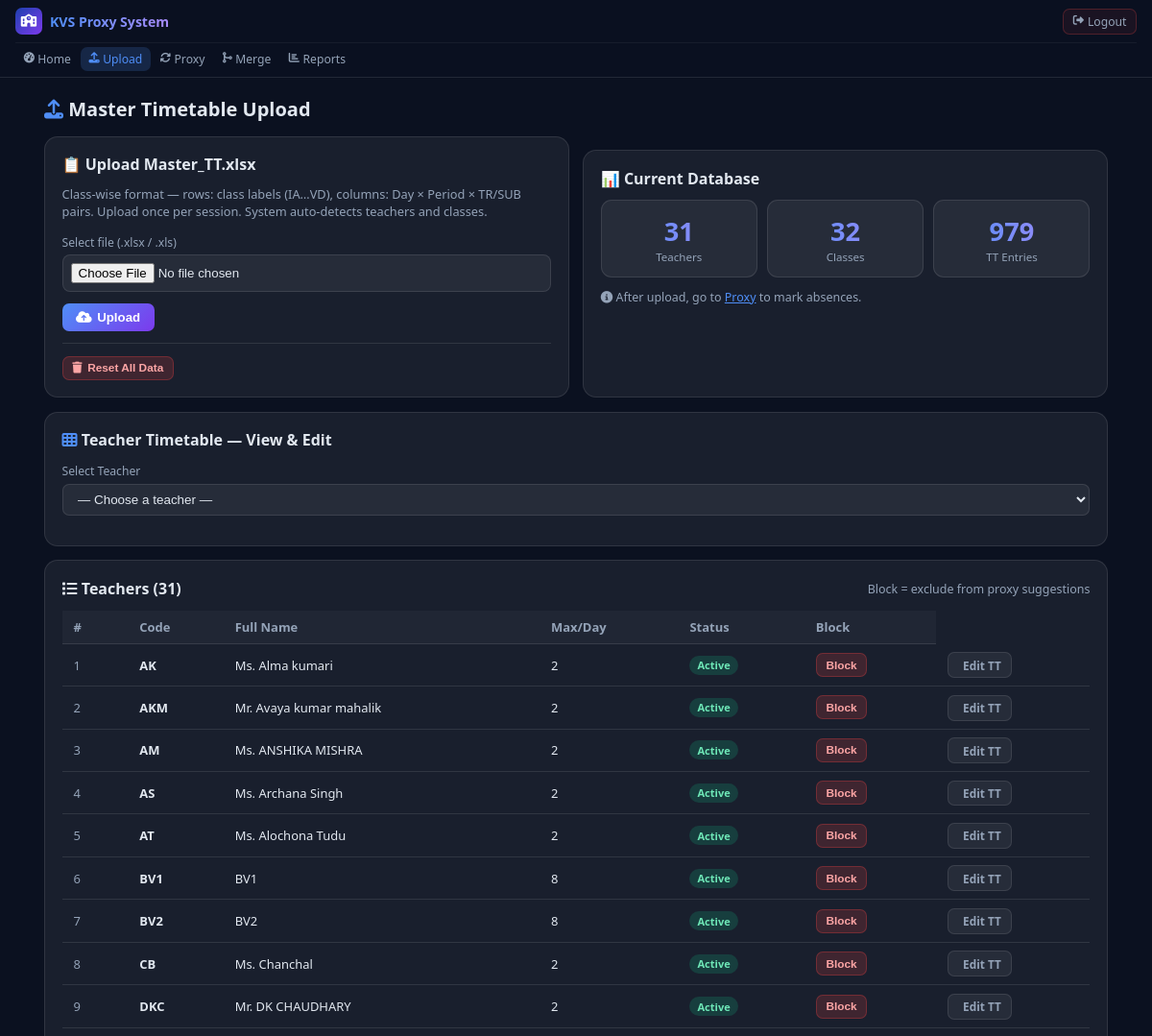
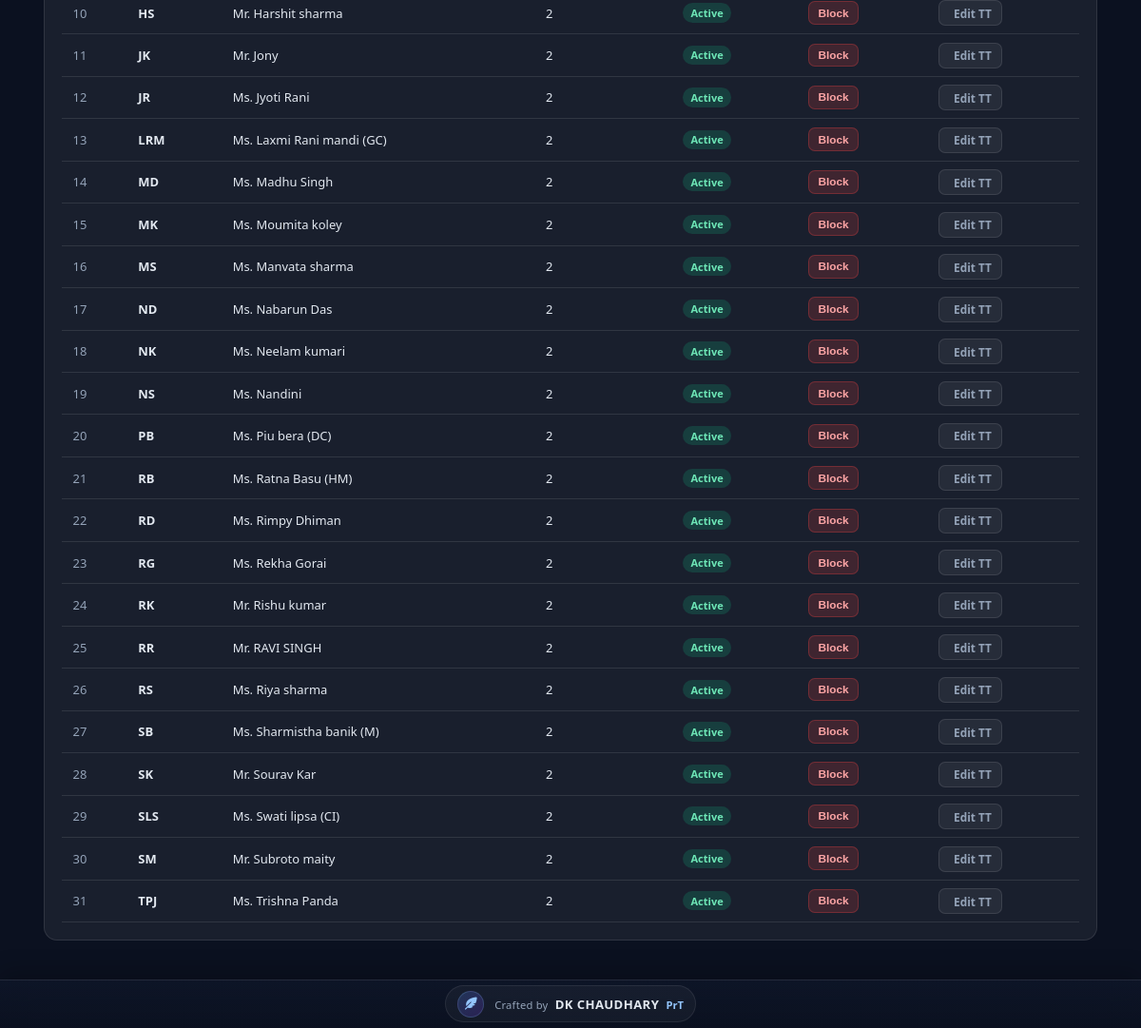
Page /upload (signed in) on the committed database (2 pictures, top to bottom).
### database/models.py (models this page shows, shortened)
class Teacher(db.Model):
    __tablename__ = 'teacher'
    id              = db.Column(db.Integer, primary_key=True)
    name            = db.Column(db.String(100), unique=True, nullable=False)   # short code e.g. 'MS'
    full_name       = db.Column(db.String(150))                                # editable later
    subject         = db.Column(db.String(50))
    level           = db.Column(db.String(20), default='both')                 # lower_primary | upper_primary | both
    status          = db.Column(db.String(20), default='active')               # active | inactive
    max_daily_proxy = db.Column(db.Integer, default=2)
    max_weekly_proxy= db.Column(db.Integer, default=8)
    is_blocked      = db.Column(db.Boolean, default=False)
    absences        = db.relationship('Absence', backref='teacher', lazy='dynamic')
    load_summary    = db.relationship('TeacherLoadSummary', backref='teacher', uselist=False)
    @property
    def display_name(self):
        return self.full_name or self.name

### routes/upload_routes.py (the view, shortened to what this page needs)
@upload_bp.route('/upload', methods=['GET', 'POST'])
def upload():
    teachers    = Teacher.query.order_by(Teacher.name).all()
    tt_count    = Timetable.query.count()
    class_count = Class.query.count()
    return render_template('upload.html',
                           teachers=teachers,
                           tt_count=tt_count,
                           class_count=class_count)

### templates/upload.html (shortened to what this page needs)
{% extends 'base.html' %}
{% block content %}
<h1><i class="fa fa-upload" style="color:var(--accent)"></i> Master Timetable Upload</h1>
<div class="grid-2 gap">
  <div class="card">
    <h2>📋 Upload Master_TT.xlsx</h2>
    <p class="text-muted" style="font-size:.8rem;margin-bottom:.9rem;">
      Class-wise format — rows: class labels (IA…VD), columns: Day × Period × TR/SUB pairs.
      Upload once per session. System auto-detects teachers and classes.
    </p>
    <form method="POST" enctype="multipart/form-data" action="/upload">
      <div class="form-group">
        <label>Select file (.xlsx / .xls)</label>
        <input type="file" name="mastertt_file" accept=".xlsx,.xls"
               style="background:rgba(255,255,255,.06);border:1px solid var(--border);
                      color:var(--text);padding:.5rem;border-radius:8px;width:100%;">
      </div>
      <button class="btn btn-primary" type="submit">
        <i class="fa fa-cloud-arrow-up"></i> Upload
      </button>
    </form>
    <div style="margin-top:.75rem;padding-top:.75rem;border-top:1px solid var(--border);">
      <button class="btn btn-red btn-sm"
              onclick="if(confirm('Delete ALL data and start fresh?')) document.getElementById('reset-form').submit()">
        <i class="fa fa-trash"></i> Reset All Data
      </button>
    </div>
  </div>
  <div class="card">
    <h2>📊 Current Database</h2>
    <div class="stats-row" style="grid-template-columns:repeat(3,1fr);margin-bottom:0;">
      <div class="stat"><div class="num">{{ teachers|length }}</div><div class="lbl">Teachers</div></div>
      <div class="stat"><div class="num">{{ class_count }}</div><div class="lbl">Classes</div></div>
      <div class="stat"><div class="num">{{ tt_count }}</div><div class="lbl">TT Entries</div></div>
    </div>
    <p class="text-muted" style="font-size:.78rem;margin-top:.75rem;">
      <i class="fa fa-circle-info"></i>
      After upload, go to <a href="/proxy" style="color:var(--accent)">Proxy</a> to mark absences.
    </p>
  </div>
</div>
{% if teachers %}
<div class="card" style="margin-top:.9rem;">
  <h2 style="margin-bottom:.8rem;">
    <i class="fa fa-table-cells" style="color:var(--accent)"></i>
    Teacher Timetable — View &amp; Edit
  </h2>
  <div class="tt-picker" style="margin-bottom:.85rem;">
    <div class="form-group" style="margin:0;flex:1;">
      <label>Select Teacher</label>
      <select id="tt-teacher-sel" onchange="loadTimetable()">
        <option value="">— Choose a teacher —</option>
      </select>
    </div>
  </div>
</div>
{% endif %}
<div class="card" style="margin-top:.9rem;">
  <div class="flex" style="margin-bottom:.75rem;">
    <h2 style="margin:0"><i class="fa fa-list"></i> Teachers ({{ teachers|length }})</h2>
    <span class="text-muted" style="font-size:.78rem;margin-left:auto;">Block = exclude from proxy suggestions</span>
  </div>
  {% if teachers %}
  <div class="tbl-wrap">
  <table>
    <thead>
      <tr><th>#</th><th>Code</th><th>Full Name</th><th>Max/Day</th><th>Status</th><th>Block</th></tr>
    </thead>
    <tbody>
      {% for t in teachers %}
      <tr>
        <td class="text-muted">{{ loop.index }}</td>
        <td><strong>{{ t.name }}</strong></td>
        <td>{{ t.full_name or '—' }}</td>
        <td>{{ t.max_daily_proxy }}</td>
        <td>
          {% if t.is_blocked %}
            <span class="badge badge-absent">Blocked</span>
          {% else %}
            <span class="badge badge-confirmed">Active</span>
          {% endif %}
        </td>
        <td>
          <form method="POST" action="/teachers/toggle_block/{{ t.id }}" style="display:inline;">
            <button class="btn btn-sm {% if t.is_blocked %}btn-green{% else %}btn-red{% endif %}">
              {% if t.is_blocked %}Unblock{% else %}Block{% endif %}
            </button>
          </form>
        </td>
        <td>
          <a href="/teacher_timetable/{{ t.id }}" class="btn btn-sm btn-ghost"
             title="Edit {{ t.display_name }}'s timetable">
             Edit TT
          </a>
        </td>
      </tr>
      {% endfor %}
    </tbody>
  </table>
  </div>
  {% else %}
    <p class="text-muted" style="font-size:.85rem;">No teachers yet. Upload Master_TT.xlsx to get started.</p>
  {% endif %}
</div>
{% endblock %}

### templates/base.html (style rules this page uses)
:root { --bg: #0b1120; --card: rgba(255,255,255,.06); --border: rgba(255,255,255,.1); --accent: #4f8ef7; --violet: #7c3aed; --green: #10b981; --warn: #f59e0b; --red: #ef4444; --text: #e2e8f0; --muted: #94a3b8; }
*, *::before, *::after { box-sizing: border-box; margin: 0; padding: 0; }
body { background: var(--bg); color: var(--text); font-family: 'Segoe UI', sans-serif; min-height: 100vh; }
.card { background: var(--card); border: 1px solid var(--border); border-radius: 14px; padding: 1.1rem; }
.card + .card { margin-top: .9rem; }
.stats-row { display: grid; grid-template-columns: repeat(auto-fit,minmax(140px,1fr)); gap: .65rem; margin-bottom: 1rem; }
.stat { background: var(--card); border: 1px solid var(--border); border-radius: 11px; padding: .8rem; text-align: center; }
.stat .num { font-size: 1.7rem; font-weight: 700; background: linear-gradient(90deg,#4f8ef7,#a78bfa); -webkit-background-clip: text; -webkit-text-fill-color: transparent; }
.stat .lbl { font-size: .72rem; color: var(--muted); margin-top: .1rem; }
.btn { display: inline-flex; align-items: center; gap: .35rem; padding: .44rem .9rem; border: none; border-radius: 7px; cursor: pointer; font-size: .83rem; font-weight: 600; text-decoration: none; transition: .15s; white-space: nowrap; }
.btn-primary { background: linear-gradient(135deg,var(--accent),var(--violet)); color: #fff; }
.btn-red { background: rgba(239,68,68,.18); color: #fca5a5; border: 1px solid rgba(239,68,68,.3); }
.btn-ghost { background: rgba(255,255,255,.06); color: var(--muted); border: 1px solid var(--border); }
.btn-sm { padding: .28rem .6rem; font-size: .74rem; }
.form-group { margin-bottom: .75rem; }
label { display: block; font-size: .76rem; color: var(--muted); margin-bottom: .28rem; }
select, input[type=text], input[type=date], input[type=number] { width: 100%; background: rgba(255,255,255,.06); border: 1px solid var(--border); color: var(--text); padding: .45rem .7rem; border-radius: 7px; font-size: .84rem; outline: none; transition: .15s; }
.tbl-wrap { overflow-x: auto; }
table { width: 100%; border-collapse: collapse; }
th, td { padding: .5rem .75rem; text-align: left; font-size: .81rem; border-bottom: 1px solid var(--border); }
th { color: var(--muted); font-weight: 600; background: rgba(255,255,255,.03); }
.badge { display: inline-block; padding: .16rem .5rem; border-radius: 20px; font-size: .69rem; font-weight: 700; }
.badge-confirmed { background: rgba(16,185,129,.2); color: #6ee7b7; }
.flex { display: flex; align-items: center; gap: .55rem; flex-wrap: wrap; }
.grid-2 { display: grid; grid-template-columns: repeat(auto-fit,minmax(260px,1fr)); gap: .9rem; }
h1 { font-size: 1.25rem; font-weight: 700; margin-bottom: .9rem; }
h2 { font-size: 1rem; font-weight: 700; margin-bottom: .7rem; }
.gap { margin-bottom: .9rem; }
.text-muted { color: var(--muted); }

### templates/upload.html (style rules this page uses)
.tt-picker { display:flex; gap:.65rem; align-items:flex-end; flex-wrap:wrap; }
.tt-picker select { min-width:200px; }

### rows in the picture
Teacher: name "AK", full_name "Ms. Alma kumari", max_daily_proxy "2", is_blocked "Active"
Teacher: name "AKM", full_name "Mr. Avaya kumar mahalik", max_daily_proxy "2", is_blocked "Active"
Teacher: name "AM", full_name "Ms. ANSHIKA MISHRA", max_daily_proxy "2", is_blocked "Active"
Teacher: name "AS", full_name "Ms. Archana Singh", max_daily_proxy "2", is_blocked "Active"
Teacher: name "AT", full_name "Ms. Alochona Tudu", max_daily_proxy "2", is_blocked "Active"
Teacher: name "BV1", full_name "BV1", max_daily_proxy "8", is_blocked "Active"
Teacher: name "BV2", full_name "BV2", max_daily_proxy "8", is_blocked "Active"
Teacher: name "CB", full_name "Ms. Chanchal", max_daily_proxy "2", is_blocked "Active"
Teacher: name "DKC", full_name "Mr. DK CHAUDHARY", max_daily_proxy "2", is_blocked "Active"
Teacher: name "HS", full_name "Mr. Harshit sharma", max_daily_proxy "2", is_blocked "Active"
Teacher: name "JK", full_name "Mr. Jony", max_daily_proxy "2", is_blocked "Active"
Teacher: name "JR", full_name "Ms. Jyoti Rani", max_daily_proxy "2", is_blocked "Active"
Teacher: name "LRM", full_name "Ms. Laxmi Rani mandi (GC)", max_daily_proxy "2", is_blocked "Active"
Teacher: name "MD", full_name "Ms. Madhu Singh", max_daily_proxy "2", is_blocked "Active"
Teacher: name "MK", full_name "Ms. Moumita koley", max_daily_proxy "2", is_blocked "Active"
Teacher: name "MS", full_name "Ms. Manvata sharma", max_daily_proxy "2", is_blocked "Active"
Teacher: name "ND", full_name "Ms. Nabarun Das", max_daily_proxy "2", is_blocked "Active"
Teacher: name "NK", full_name "Ms. Neelam kumari", max_daily_proxy "2", is_blocked "Active"
Teacher: name "NS", full_name "Ms. Nandini", max_daily_proxy "2", is_blocked "Active"
Teacher: name "PB", full_name "Ms. Piu bera (DC)", max_daily_proxy "2", is_blocked "Active"
Teacher: name "RB", full_name "Ms. Ratna Basu (HM)", max_daily_proxy "2", is_blocked "Active"
Teacher: name "RD", full_name "Ms. Rimpy Dhiman", max_daily_proxy "2", is_blocked "Active"
Teacher: name "RG", full_name "Ms. Rekha Gorai", max_daily_proxy "2", is_blocked "Active"
Teacher: name "RK", full_name "Mr. Rishu kumar", max_daily_proxy "2", is_blocked "Active"
Teacher: name "RR", full_name "Mr. RAVI SINGH", max_daily_proxy "2", is_blocked "Active"
Teacher: name "RS", full_name "Ms. Riya sharma", max_daily_proxy "2", is_blocked "Active"
Teacher: name "SB", full_name "Ms. Sharmistha banik (M)", max_daily_proxy "2", is_blocked "Active"
Teacher: name "SK", full_name "Mr. Sourav Kar", max_daily_proxy "2", is_blocked "Active"
Teacher: name "SLS", full_name "Ms. Swati lipsa (CI)", max_daily_proxy "2", is_blocked "Active"
Teacher: name "SM", full_name "Mr. Subroto maity", max_daily_proxy "2", is_blocked "Active"
Teacher: name "TPJ", full_name "Ms. Trishna Panda", max_daily_proxy "2", is_blocked "Active"

### other values in the picture
{{ teachers|length }} "31"
{{ class_count }} "32"
{{ tt_count }} "979"
